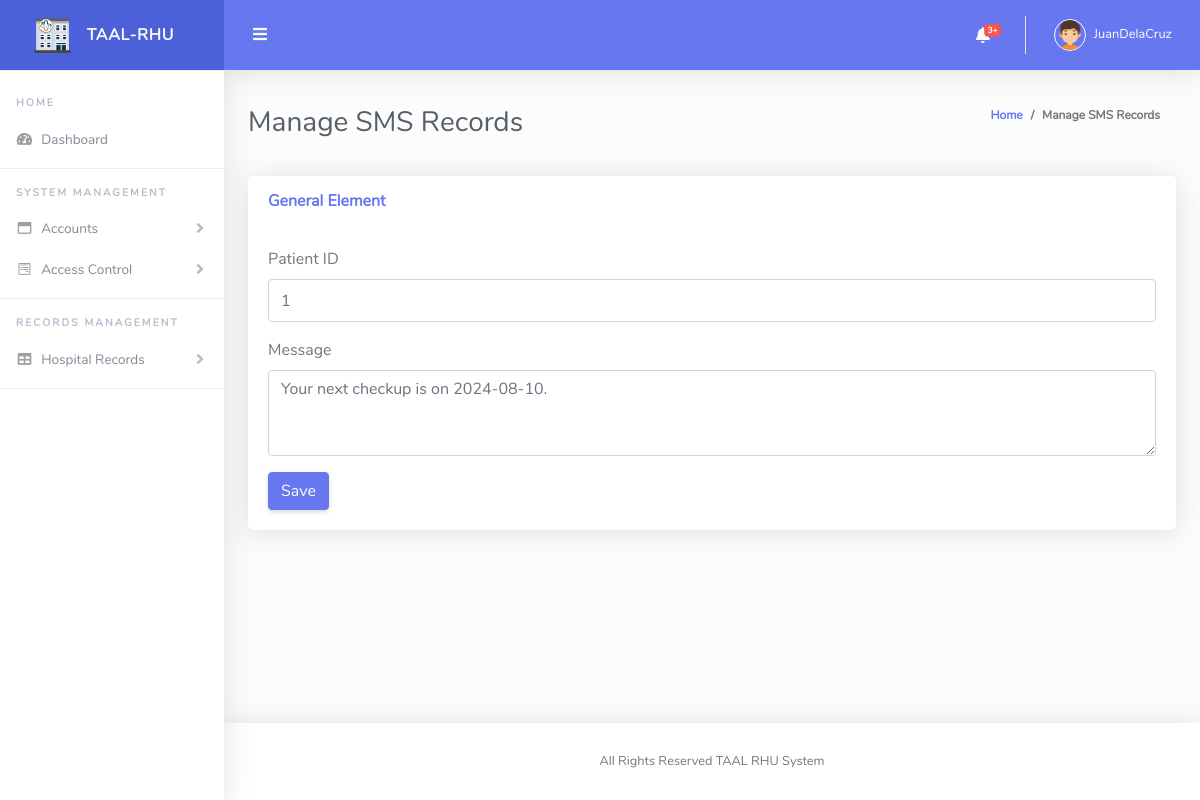
The page /admin/edit_sms.php?sms_id=1 (signed in) on the database its author committed.
### tables this page shows
CREATE TABLE `sms_notifications` (
  `sms_id` int(11) NOT NULL,
  `patient_id` int(11) DEFAULT NULL,
  `message` text DEFAULT NULL,
  `sent_at` timestamp NOT NULL DEFAULT current_timestamp()
);

### admin/edit_sms.php (the view, shortened to what this page needs)
<!DOCTYPE html>
<?php include("../model/conn.php"); ?>
<html lang="en">
<head>
  <link href="vendor/fontawesome-free/css/all.min.css" rel="stylesheet" type="text/css">
  <link href="vendor/bootstrap/css/bootstrap.min.css" rel="stylesheet" type="text/css">
  <link href="css/ruang-admin.min.css" rel="stylesheet">
</head>
<body id="page-top">
  <div id="wrapper">
    <?php include("./nav.php");
    $sms_id = isset($_GET['sms_id']) ? $_GET['sms_id'] : '';
if ($sms_id) {
    $stmt = $conn->prepare("SELECT * FROM sms_notifications WHERE sms_id = ?");
    $stmt->bind_param("i", $sms_id);
    $stmt->execute();
    $result = $stmt->get_result();
    if ($row = $result->fetch_assoc()) {
        extract($row);
    }
}
    ?>
        <div class="container-fluid" id="container-wrapper">
          <div class="d-sm-flex align-items-center justify-content-between mb-4">
            <h1 class="h3 mb-0 text-gray-800">Manage SMS Records</h1>
            <ol class="breadcrumb">
              <li class="breadcrumb-item"><a href="./">Home</a></li>
              <li class="breadcrumb-item" aria-current="page">Manage SMS Records</li>
            </ol>
          </div>
          <div class="row">
            <div class="col-lg-12">
              <div class="card mb-4">
                <div class="card-header py-3 d-flex flex-row align-items-center justify-content-between">
                  <h6 class="m-0 font-weight-bold text-primary">General Element</h6>
                </div>
                <div class="card-body">
                <form method="post">
        <div class="form-group">
            <label for="patient_id">Patient ID</label>
            <input type="text" class="form-control" id="patient_id" name="patient_id" value="<?php echo isset($patient_id) ? htmlspecialchars($patient_id) : ''; ?>" required>
        </div>
        <div class="form-group">
            <label for="message">Message</label>
            <textarea class="form-control" id="message" name="message" rows="3" required><?php echo isset($message) ? htmlspecialchars($message) : ''; ?></textarea>
        </div>
        <button type="submit" class="btn btn-primary">Save</button>
    </form>
                </div>
              </div>
            </div>
          </div>
        </div>
      </div>
       <?php include("./footer.php"); ?>
    </div>
  </div>
</body>
</html>

### rows shown on the page
sms_notifications: patient_id "1", message "Your next checkup is on 2024-08-10."

### other values the page prints
$row['count'] "3"
$_SESSION['username'] "JuanDelaCruz"
